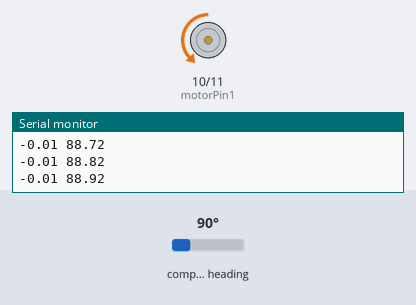
The sketch below on a simulated Arduino Uno, built with avr-gcc and run on an emulated ATmega328P. Shown: motor-driver pin pairs drawn as motors (green arrow = first pin HIGH = forward, orange = second pin HIGH = backward, longer = more drive, scaled by the enable pin), the last lines printed to the serial monitor. The inputs (shaded band) are chosen by the test bench; at power-on: compass heading 90°.

Above: at 3.2 s.
3.3 s: compass heading set to 7°
4.8 s: compass heading set to 48°
6.3 s: compass heading set to 56°
At 7.0 s:
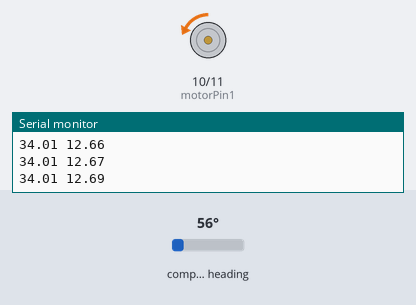
9.3 s: compass heading set to 269°
At 10.5 s:
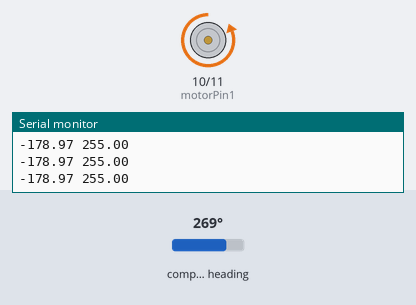
10.8 s: compass heading set to 90°
At 10.91 s:
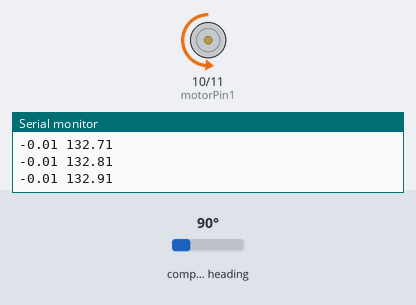
13.8 s: compass heading set to 180°
Timing chart, 0 to 16.3 s (numbered marks = the images above; inputs shaded):
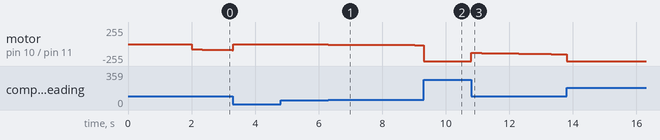

The sketch:

Aeropendulum_PID.ino
```cpp
#include <Wire.h>
#include <PID_v1.h>
#include <AS5600.h>

AS5600  as5600;  //create sensor object

unsigned long currentMs;  //current time variable
unsigned long lastMs;     // time of last measurement
const unsigned int FREE_RUN_PERIOD_MS = 5; //sampling period in milliseconds
double sig_angle_deg;  // angle measurement
double sig_angle_real; //actual angle

// Motor control pins
const int motorPin1 = 10; // IN1
const int motorPin2 = 11; // IN2
const int enablePin = 9; // ENA (PWM pin for speed control)


double setpoint = 40; // Desired angle (vertical position)
double output = 0;

// PID parameters
double Kp = 2;
double Ki = 0.5;
double Kd = 0;
PID myPID(&sig_angle_real, &output, &setpoint, Kp, Ki, Kd, DIRECT);

void readAndPrintAngle();

void setup() {
  // Set motor control pins as outputs
  pinMode(motorPin1, OUTPUT);
  pinMode(motorPin2, OUTPUT);
  pinMode(enablePin, OUTPUT);

  Wire.begin();     // Initialize I2C
  as5600.begin();   // Initialize sensor
  lastMs= millis();   // Initialize timing
  Serial.begin(9600);  // Initialize Serial Monitor
  delay(2000);
  Serial.print("Test: ");
  Serial.println();

  // Initialize PID controller
  myPID.SetMode(AUTOMATIC);
  myPID.SetSampleTime(FREE_RUN_PERIOD_MS); // Set sample time in milliseconds
  myPID.SetOutputLimits(0,255);
}

void loop() {
  // Read and print the angle from AS5600 at the sampling frequency
  currentMs = millis();
  if (currentMs - lastMs >= FREE_RUN_PERIOD_MS) {// periodic sampling

    readAndPrintAngle();

    sig_angle_real = 90 - sig_angle_deg ;

    myPID.Compute(); // Calculate PID output

    // Set motor direction based on PID output
    if (output > 0) {
      digitalWrite(motorPin1, LOW);
      digitalWrite(motorPin2, HIGH);
    } else {
      digitalWrite(motorPin1, HIGH);
      digitalWrite(motorPin2, LOW);
    }

    analogWrite(enablePin, abs(output));

    // Print the angle to the Serial Monitor
    Serial.print(sig_angle_real);
    Serial.print(" ");
    // Print PID output for debugging
    Serial.println(output);

  }
}

void readAndPrintAngle() {
      lastMs = currentMs;
      sig_angle_deg = (float)as5600.readAngle()*0.0879; //0.0879=360/4096;  // degrees [0..360)
}
```

Measured:
- after the input at 6.3 s, motor on pin 10 (motorPin1) / pin 11 (motorPin2): stopped → backward 12/255 at once, → backward 13/255 0.91 s later, → backward 14/255 0.91 s later, → backward 15/255 0.91 s later
- after the input at 9.3 s, motor on pin 10 (motorPin1) / pin 11 (motorPin2): backward 15/255 → backward 255/255 at once
